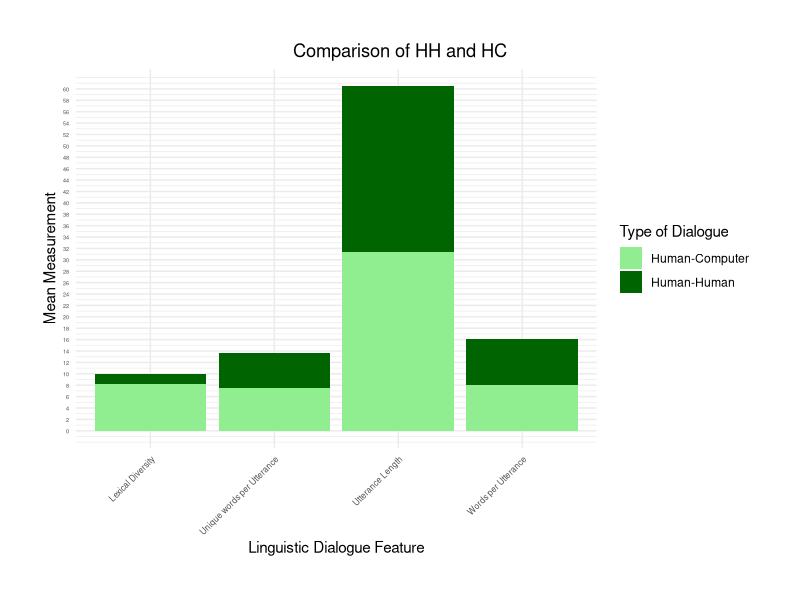

The R source for this figure:
## ---- chunk 1
knitr::opts_chunk$set(echo = TRUE)
library(ggplot2)
## ---- chunk 2
# Creating the Data Frame
dialogue_data <- data.frame(
  Feature = c("Utterance Length", 
              "Words per Utterance", 
              "Unique words per Utterance", 
              "Lexical Diversity"),
  HH1 = c(52.558, 13.767, 12.093, 9.287),
  HH2 = c(55.209, 13.478, 11.791, 11.006),
  HH3 = c(73.681, 20.931, 17.056, 9.816),
  HC1 = c(33.372, 8.721, 8.093, 9.618),
  HC2 = c(22.452, 5.71, 5.613, 6.915),
  HC3 = c(38.393, 9.714, 8.857, 8.277)
)
## ---- chunk 3
dialogue_data
## ---- chunk 4
# Splitting the dataframe

# Data Frame with HH1 to HH3
dialogue_HH <- dialogue_data[, c("Feature", "HH1", "HH2", "HH3")]

dialogue_HC <- dialogue_data[, c("Feature", "HC1", "HC2", "HC3")]
## ---- chunk 5
dialogue_HH
dialogue_HC
## ---- chunk 6
# Compute the mean for each measurement
dialogue_HH$Mean <- rowMeans(dialogue_HH[, 2:4])
## ---- chunk 7
dialogue_HH
## ---- chunk 8
# Compute the mean for each measurement
dialogue_HC$Mean <- rowMeans(dialogue_HC[, 2:4])
## ---- chunk 9
dialogue_HC
## ---- chunk 10
  dialogue_summary <- data.frame(
  Feature = dialogue_HH$Feature,
  HH = dialogue_HH$Mean,
  HC = dialogue_HC$Mean
)
## ---- chunk 11
  dialogue_summary
## ---- chunk 12
  ggplot(dialogue_summary) + 
  geom_bar(aes(x = Feature, y = HH, fill = "Human-Human"), stat = "identity", position = "dodge") + 
  geom_bar(aes(x = Feature, y = HC, fill = "Human-Computer"), stat = "identity", position = "dodge") +
  scale_fill_manual(values=c("Human-Human"="darkgreen", "Human-Computer"="lightgreen")) +
  scale_y_continuous(breaks = seq(0, max(dialogue_summary$HH, na.rm = TRUE), by = 2)) +
  theme_minimal() +
  labs(title = "Comparison of HH and HC", y = "Mean Measurement", x = "Linguistic Dialogue Feature", fill = "Type of Dialogue") +
  theme(axis.text.x = element_text(size = 6, hjust = 1, angle = 45),
        plot.title.position = "plot",
        axis.text.y = element_text(size = 4),
        plot.title = element_text(hjust = 0.5),
        plot.margin = margin(1.1, 1.1, 1.1, 1.1, "cm"))
## ---- chunk 13
# Test 1 - Utterance length
group_1_Utterance <- c(dialogue_HH$HH1[1], dialogue_HH$HH2[1], dialogue_HH$HH3[1])
group_2_Utterance <- c(dialogue_HC$HC1[1], dialogue_HC$HC2[1], dialogue_HC$HC3[1])
t.test(group_1_Utterance, group_2_Utterance)
## ---- chunk 14
# Test 2 - Average word count
group_1_word <- c(dialogue_HH$HH1[2], dialogue_HH$HH2[2], dialogue_HH$HH3[2])
group_2_word <- c(dialogue_HC$HC1[2], dialogue_HC$HC2[2], dialogue_HC$HC3[2])
t.test(group_1_word, group_2_word)
## ---- chunk 15
# Test 2 - Average unique word count
group_1_unique_word <- c(dialogue_HH$HH1[3], dialogue_HH$HH2[3], dialogue_HH$HH3[3])
group_2_unique_word <- c(dialogue_HC$HC1[3], dialogue_HC$HC2[3], dialogue_HC$HC3[3])
t.test(group_1_unique_word, group_2_unique_word)
## ---- chunk 16
# Test 2 - Average unique word count
group_1_lex <- c(dialogue_HH$HH1[4], dialogue_HH$HH2[4], dialogue_HH$HH3[4])
group_2_lex <- c(dialogue_HC$HC1[4], dialogue_HC$HC2[4], dialogue_HC$HC3[4])
t.test(group_1_lex, group_2_lex)
